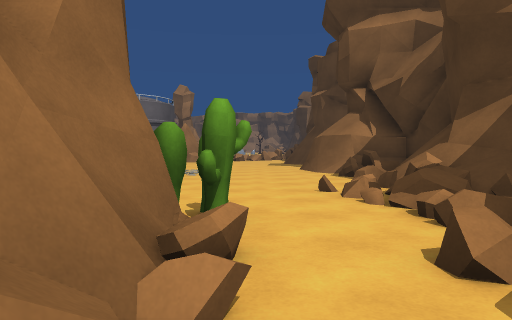
View 1 (above)

24 first-person views from a walk through a Unity game level. The camera is 1.3 m above the floor, tilts 2° down and sees 70° across. The floor is counted in squares, 2 m on a side. Each view is taken from the middle of a square. On the plan, view 1 faces up. The plan holds only what a view shows up to about 11 squares ahead; the rest is blank. The place goes on beyond the plan. The player character is not drawn. Some animated figures are left out. Surface patterns are stand-ins for the level's own textures.

View 2
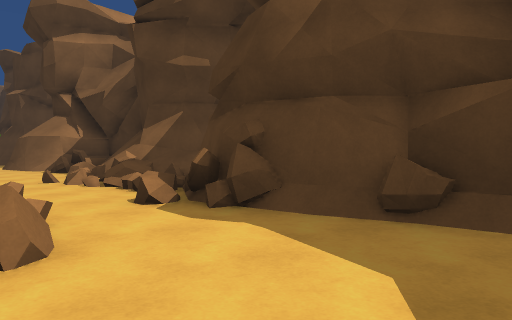

View 3
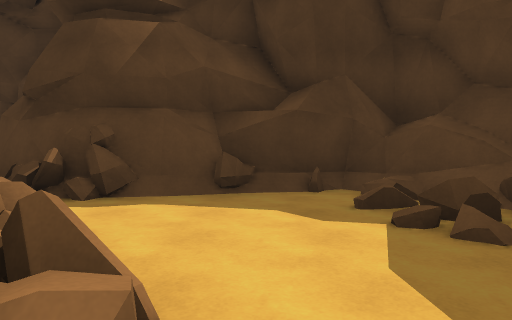

View 4
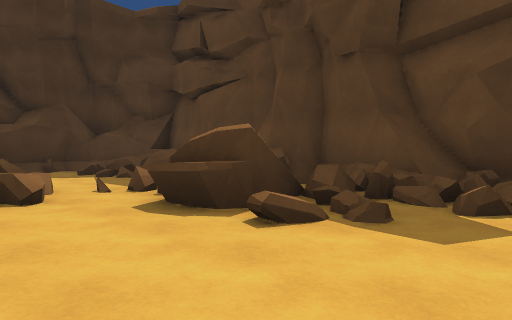

View 5
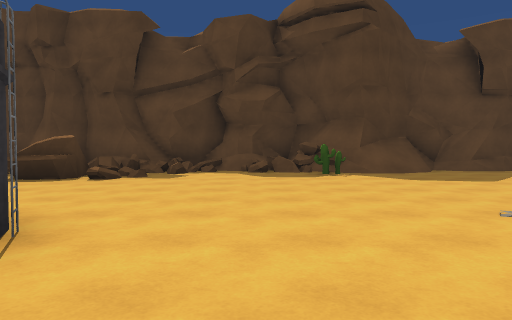

View 6
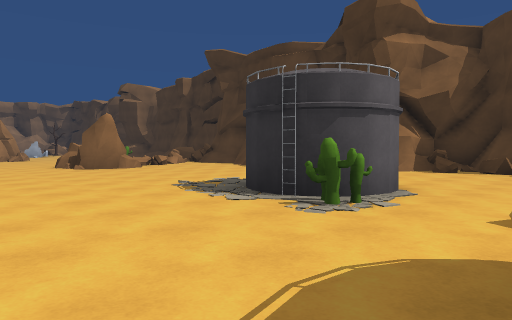

View 7
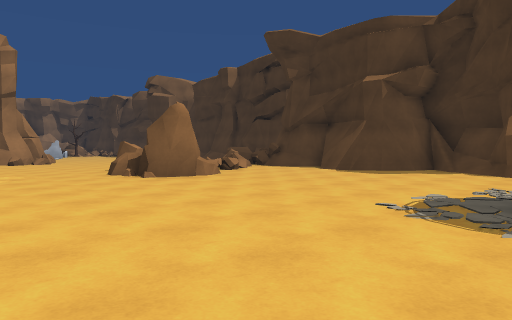

View 8
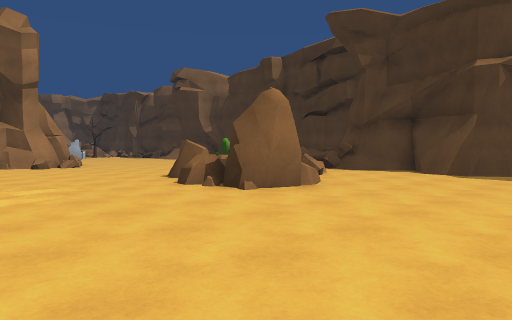

View 9
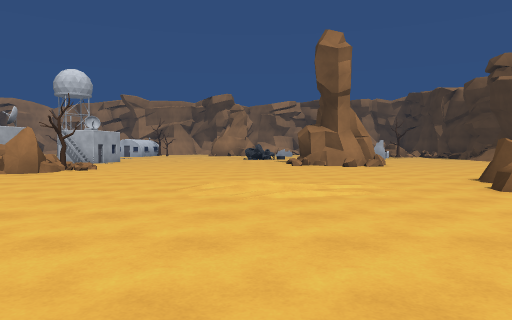

View 10
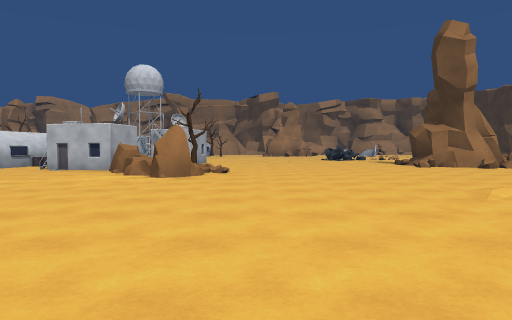

View 11
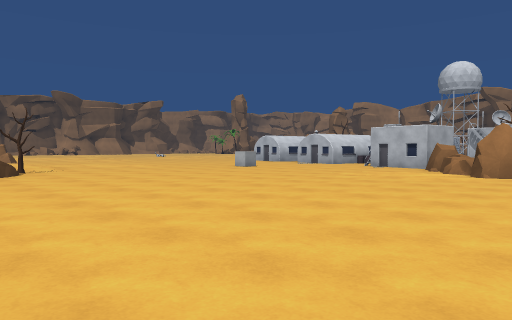

View 12
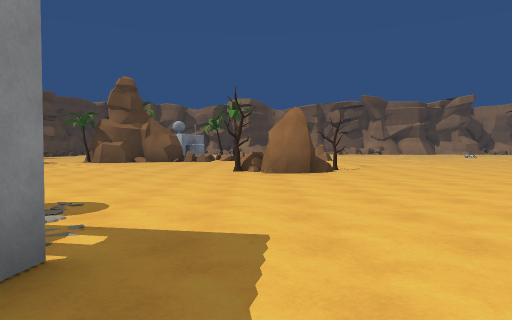

View 13
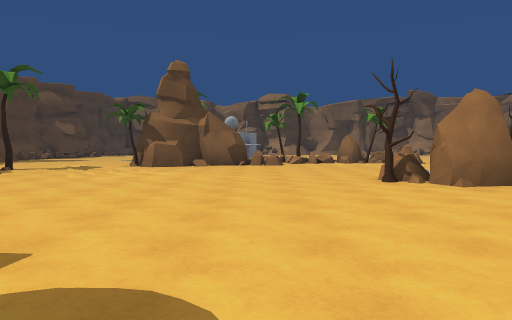

View 14
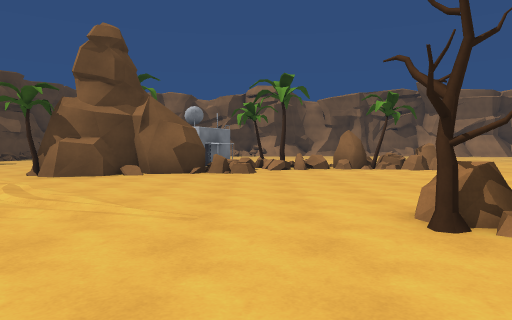

View 15
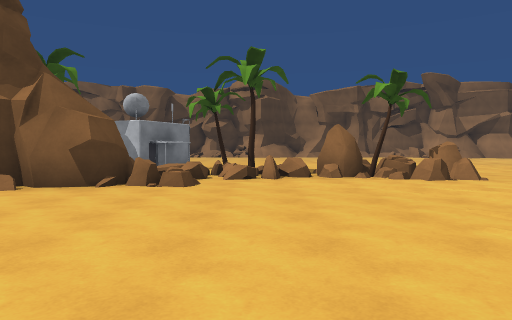

View 16
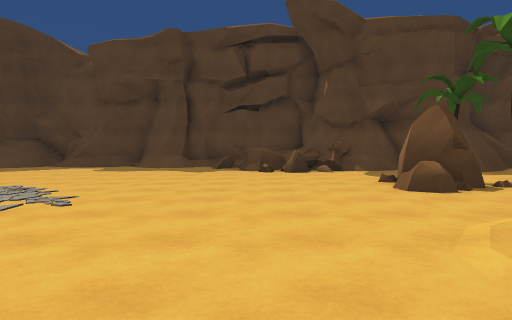

View 17
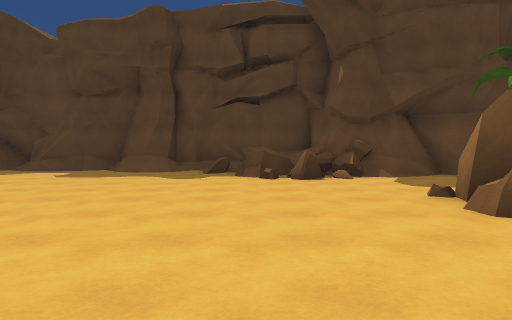

View 18
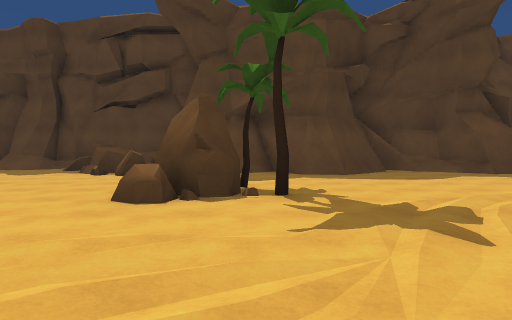

View 19
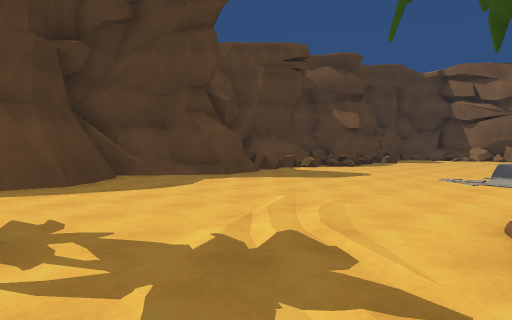

View 20
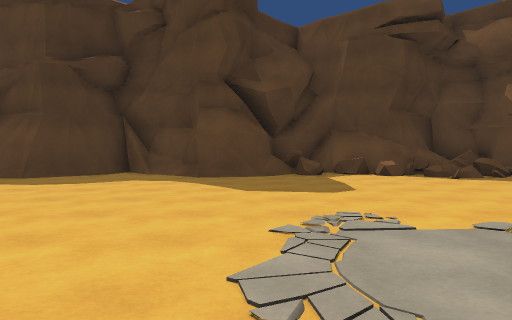

View 21
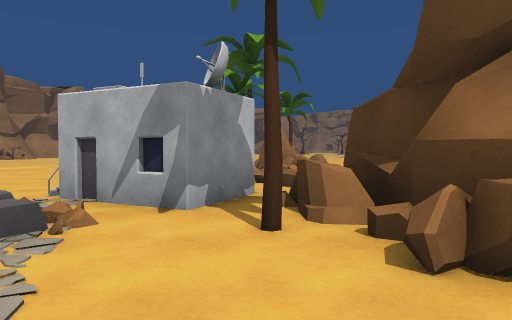

View 22
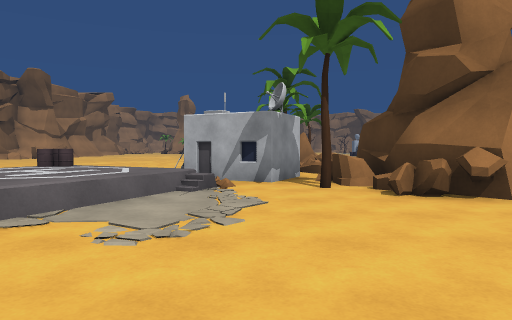

View 23
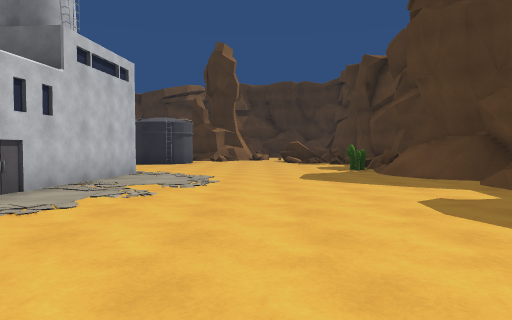

View 24
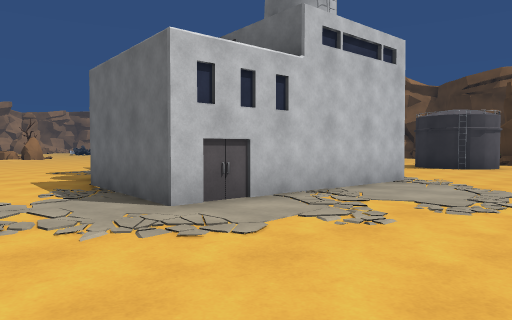

### Floor plan
Key: @ floor where view 1 was taken; # wall or solid block; . main floor; : floor 0.25 m higher than the main floor; + floor 0.5 m higher than the main floor; / step, stairs or slope; = window, fence, low wall or low ledge; ^ raised ledge; C cactus; R rock; T tree; B building.
Columns run from 36 left of view 1 to 4 right of it. Each row starts with its distance up from view 1.
 24                  .BBB   ......./
 23                  ...RRT:...........
 22                   ...RR............
 21                   ....R............
 20                  ..................C
 19              .. .................RRC
 18              ................/..RRR =.
 17      ...     ...................R  #../#
 16       ...    ...................R#....##
 15       R....  .........................##
 14       TR....  T.......................##
 13      RR...... RR.........  ............##
 12       #.......T..........   ...........##
 11 ..   T=...............#     ..........##
 10 ..   T=...............      ....  ....##
  9  ..BBB=#R.............      ....#  .../##
  8  ..BB####............       ....## ...=##
  7 ==.BBB###...........        ....C......##
  6   ++.T####..........#      ...........=##
  5  ++...###T.........##     ......   ...=##
  4  /=................###   ....#     C..==
  3 .//..................####....##    #C.##
  2 ...........TR..................    #.=##
  1 ...........TR...................   #..##
  0 .................................=##@./#
 -1 ...............................=.......#
 -2 #...##../##./===...............#=#.....#
 -3 ====##//#######^=......//C...===## ==#=#
 -4 ^########    #////#.#=//#===#=######==##
 -5 ^ ##   ##    ##^########################

Where each view was taken, in squares from view 1:
view 1: 0 up, 0 right, facing up
view 2: 2 down, 1 left, facing up-right
view 3: 1 down, 3 left, facing right
view 4: 1 up, 8 left, facing down-right
view 5: 6 up, 9 left, facing down
view 6: 5 up, 8 left, facing up-right
view 7: 9 up, 8 left, facing up-right
view 8: 12 up, 8 left, facing up-right
view 9: 12 up, 8 left, facing up
view 10: 13 up, 12 left, facing up
view 11: 12 up, 12 left, facing up-left
view 12: 12 up, 12 left, facing left
view 13: 9 up, 15 left, facing left
view 14: 10 up, 19 left, facing left
view 15: 11 up, 22 left, facing left
view 16: 8 up, 21 left, facing down
view 17: 6 up, 21 left, facing down
view 18: 7 up, 25 left, facing down
view 19: 5 up, 25 left, facing down-left
view 20: 6 up, 32 left, facing down
view 21: 3 up, 31 left, facing up
view 22: 0 up, 32 left, facing up
view 23: 0 up, 21 left, facing right
view 24: 0 up, 19 left, facing up-right
